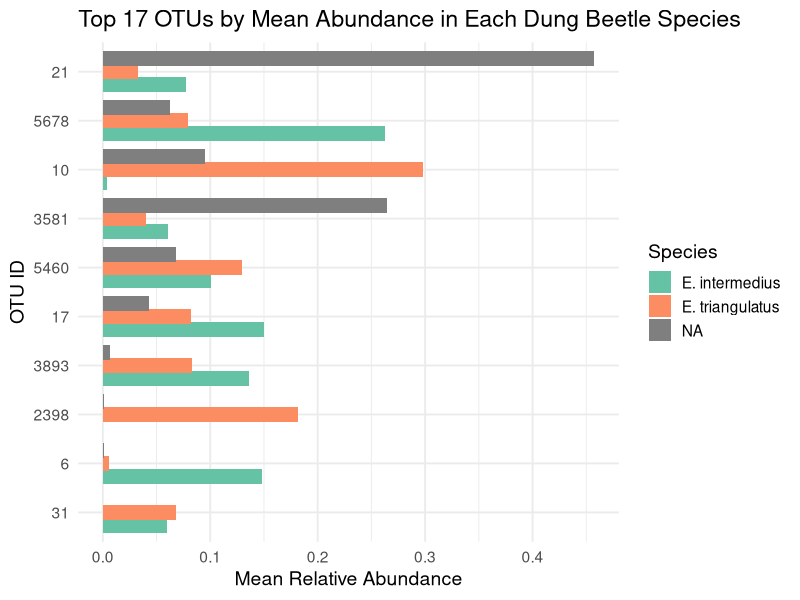
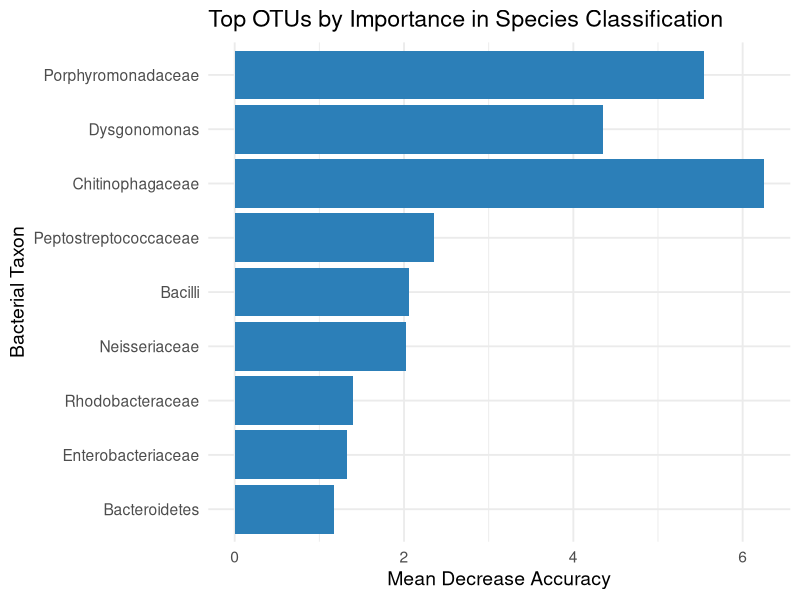
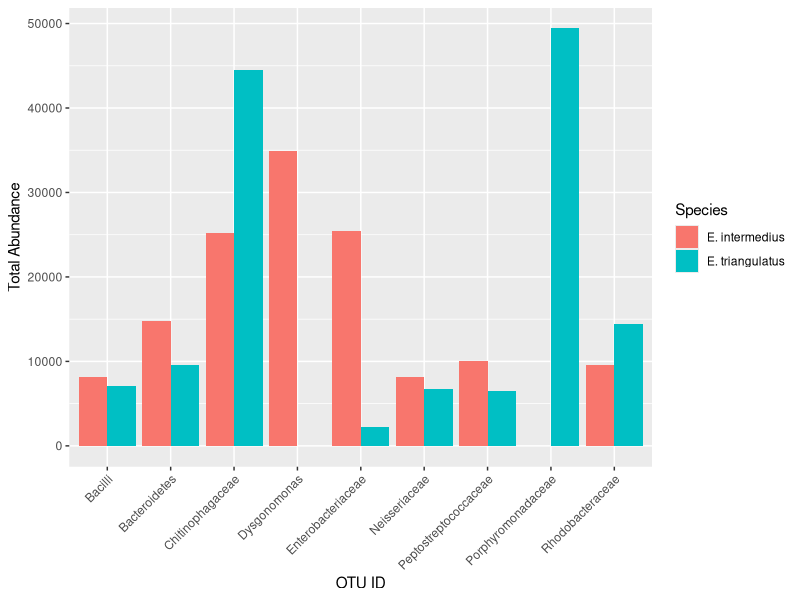

Recreate these plots in R, in order. (Note: this script raises an error after producing the figures.)
# Version 2 code edited and moved to top

# Libraries used:
library(tidyverse)
library(stringr)
library(purrr)

# Step 1: Load your data
otu_table <- read_csv("otu_table.csv")
top10 <- read_csv("./Random Forest/top_10.csv")
mapping <- read_tsv("mapping.txt", comment = "#", 
                    col_names = c("SampleID", "BarcodeSequence", "LinkerPrimerSequence", "Description"))

# Step 2: Extract numeric OTU IDs from top 17
top10 <- top10 %>%
  mutate(OTU_ID = as.numeric(str_extract(`...1`, "\\d+$")))

# Step 3: Subset OTU table to top 17 and remove taxonomy column
top_otus <- otu_table %>%
  filter(OTU_ID %in% top10$OTU_ID) %>%
  select(-`Consensus Lineage`)

# Step 4: Convert OTU counts to relative abundance per sample
otu_rel_abund <- top_otus %>%
  column_to_rownames("OTU_ID") %>%
  mutate(across(everything(), as.numeric)) %>%
  sweep(2, colSums(.), FUN = "/") %>%
  rownames_to_column("OTU_ID") %>%
  pivot_longer(-OTU_ID, names_to = "SampleID", values_to = "RelAbundance") %>%
  mutate(OTU_ID = as.numeric(OTU_ID))

# Step 5: Extract species info from mapping
mapping <- mapping %>%
  mutate(Species = str_extract(Description, "E\\. intermedius|E\\. triangulatus"))

# Step 6: Merge abundance data with species metadata
otu_with_species <- otu_rel_abund %>%
  left_join(mapping %>% select(SampleID, Species), by = "SampleID")

# Step 7: Calculate mean relative abundance by OTU and species
mean_abundance <- otu_with_species %>%
  group_by(OTU_ID, Species) %>%
  summarise(MeanRelAbundance = mean(RelAbundance, na.rm = TRUE), .groups = "drop")

# Step 8: Order OTUs by total abundance for prettier sorting
mean_abundance <- mean_abundance %>%
  group_by(OTU_ID) %>%
  mutate(Total = sum(MeanRelAbundance)) %>%
  ungroup() %>%
  mutate(OTU_ID = fct_reorder(as.factor(OTU_ID), Total))

# Step 9: Final horizontal bar plot
ggplot(mean_abundance, aes(x = OTU_ID, y = MeanRelAbundance, fill = Species)) +
  geom_bar(stat = "identity", position = position_dodge(width = 0.8)) +
  coord_flip() +
  labs(
    x = "OTU ID",
    y = "Mean Relative Abundance",
    title = "Top 17 OTUs by Mean Abundance in Each Dung Beetle Species"
  ) +
  scale_fill_manual(values = c("#66c2a5", "#fc8d62")) +
  theme_minimal(base_size = 14)

##############################################
#old code
# Step 1: Loading the data
top10 <- read_csv("./Random Forest/top_10.csv")
otu_table <- read_csv("otu_table.csv")

# Step 2: Extracting numeric OTU ID from '...1' column
top10 <- top10 %>%
  mutate(OTU_ID = as.numeric(str_extract(`...1`, "\\d+$")))

# Step 3: Joining Consensus Lineage from OTU table
top10_tax <- top10 %>%
  left_join(otu_table %>% select(OTU_ID, `Consensus Lineage`), by = "OTU_ID")

# Step 4: Extracting the most specific available taxonomic label
top10_tax <- top10_tax %>%
  mutate(Taxon_Label = map_chr(`Consensus Lineage`, function(lineage) {
    if (is.na(lineage)) return("Unknown")
    tax_levels <- str_split(lineage, ";")[[1]]
    tax_levels <- rev(tax_levels)  # from specific to general
    cleaned <- str_replace_all(tax_levels, ".*__", "") %>% str_trim()
    specific <- cleaned[!cleaned %in% c("uncultured", "unclassified", "", NA)]
    if (length(specific) > 0) specific[1] else "Unknown"
  })) %>%
  mutate(Taxon_Label = str_replace_all(Taxon_Label, "_", " "))

# Step 5: Creating the plot
ggplot(top10_tax, aes(x = reorder(Taxon_Label, MeanDecreaseAccuracy), y = MeanDecreaseAccuracy)) +
  geom_bar(stat = "identity", fill = "#2c7fb8") +
  coord_flip() +
  labs(
    x = "Bacterial Taxon",
    y = "Mean Decrease Accuracy",
    title = "Top OTUs by Importance in Species Classification"
  ) +
  theme_minimal(base_size = 14)

#2nd barplot (there's 2 versions of it):

# Load libraries
library(tidyverse)

# Step 1: Load your data
otu_table <- read_csv("otu_table.csv")
top10 <- read_csv("./Random Forest/top_10.csv")
mapping <- read_tsv("mapping.txt", comment = "#", 
                    col_names = c("SampleID", "BarcodeSequence", "LinkerPrimerSequence", "Description"))

# Step 2: Extract numeric OTU IDs from the top 17 list
top10 <- top10 %>%
  mutate(OTU_ID = as.numeric(str_extract(`...1`, "\\d+$")))

top10_tax <- top10 %>%
  left_join(otu_table %>% select(1,63), by = "OTU_ID")

# Step 4: Extracting the most specific available taxonomic label
top10_tax <- top10_tax %>%
  mutate(Taxon_Label = map_chr(top10_tax[[7]], function(lineage) {
    if (is.na(lineage)) return("Unknown")
    tax_levels <- str_split(lineage, ";")[[1]]
    tax_levels <- rev(tax_levels)  # from specific to general
    cleaned <- str_replace_all(tax_levels, ".*__", "") %>% str_trim()
    specific <- cleaned[!cleaned %in% c("uncultured", "unclassified", "", NA)]
    if (length(specific) > 0) specific[1] else "Unknown"
  })) %>%
  mutate(Taxon_Label = str_replace_all(Taxon_Label, "_", " "))

# Step 3: Subset OTU table to top 17 OTUs and drop Consensus Lineage
top_otus <- otu_table %>%
  filter(OTU_ID %in% top10$OTU_ID) %>%
  select(-`Consensus Lineage`)

otu_rel_abund <- top_otus %>%
  column_to_rownames("OTU_ID") %>%  # Convert OTU_ID to row names
  mutate(across(everything(), as.numeric)) %>%  # Convert all columns to numeric
  rownames_to_column("OTU_ID") %>%  # Convert row names back to a column
  pivot_longer(-OTU_ID, names_to = "SampleID", values_to = "Abundance") %>%  # Reshape to long format
  mutate(OTU_ID = as.numeric(OTU_ID))  # Convert OTU_ID to numeric
####
# Step 5: Extract species info from mapping file
mapping <- mapping %>%
  mutate(Species = str_extract(Description, "E\\. intermedius|E\\. triangulatus")) %>% 
  filter(!str_detect(Species, "untreated dung"))

# Step 6: Merge abundance data with species metadata
otu_with_species <- otu_rel_abund %>%
  left_join(mapping %>% select(SampleID, Species), by = "SampleID")
####
# Step 7: Calculate mean abundance for each OTU by species
sum_abundance <- otu_with_species %>%
  group_by(OTU_ID, Species) %>%
  summarise(Abundances = sum(Abundance), .groups = "drop")

abundanceData <- sum_abundance %>%
  filter(!is.na(sum_abundance[[2]]))

top10_tax_long <- top10_tax %>%
  pivot_longer(cols = starts_with("Taxon_Label"),  # Assuming Taxon_Label columns start with 'Taxon_Label'
               names_to = "Taxon_Type", 
               values_to = "Taxon_Label") %>%
  select(OTU_ID, Taxon_Label)  # Keep only the relevant columns

final <- abundanceData %>%
  left_join(top10_tax_long %>% select(OTU_ID, Taxon_Label), by = "OTU_ID")

# Step 8: Plot the grouped bar chart
ggplot(final, aes(x = Taxon_Label, y = Abundances, fill = Species)) +
  geom_bar(stat = "identity", position = "dodge") +
  labs(
    x = "OTU ID",
    y = "Total Abundance") + theme(axis.text.x = element_text(angle = 45, hjust = 1))
  scale_fill_manual(values = c("#66c2a5", "#fc8d62")) +
  theme_minimal(base_size = 14)

#Progress?
top10 <- read.csv("./Random Forest/top_10.csv")
otu_table <- read.csv("otu_table.csv", row.names = 1)
mapping <- read_tsv("mapping.txt", comment = "#", 
                    col_names = c("SampleID", "BarcodeSequence", "LinkerPrimerSequence", "Description"))

mapping <- mapping %>%
  mutate(Species = str_extract(Description, "E\\. intermedius|E\\. triangulatus"))

# Step 2: Extracting numeric OTU ID from 'X' column
top10 <- top10 %>%
  mutate(OTU_ID = as.numeric(str_extract(`X`, "\\d+$")))

# Step 3: Joining Consensus Lineage from OTU table
top10_tax <- top10 %>%
  left_join(otu_table %>% select(1,63), by = "OTU_ID")

# Step 4: Extracting the most specific available taxonomic label
top10_tax <- top10_tax %>%
  mutate(Taxon_Label = map_chr(top10_tax[[7]], function(lineage) {
    if (is.na(lineage)) return("Unknown")
    tax_levels <- str_split(lineage, ";")[[1]]
    tax_levels <- rev(tax_levels)  # from specific to general
    cleaned <- str_replace_all(tax_levels, ".*__", "") %>% str_trim()
    specific <- cleaned[!cleaned %in% c("uncultured", "unclassified", "", NA)]
    if (length(specific) > 0) specific[1] else "Unknown"
  })) %>%
  mutate(Taxon_Label = str_replace_all(Taxon_Label, "_", " "))

top10_tax <- top10_tax %>%
  left_join(mapping %>% select(Species), by = "OTU_ID")

#changed otu ids to rows so now this wont work
top_otus <- otu_table %>%
  filter(OTU_ID %in% top10$OTU_ID) %>%
  select(-62)

top_otus$sum_abundance <- apply(top_otus[, -1], 1, sum, na.rm = TRUE)
print(top_otus[ ,63])

top_otus <- top_otus[, -c(2:62)]

New<- as.data.frame(t(otu_table))
col_names <- paste("X.OTU.ID.", colnames(New), sep="")
colnames(New) <- col_names
New$SampleID <- rownames(New)
merged<- cbind(, mapping)

top10_tax <- top10_tax %>%
  select(OTU_ID, everything())

top10_tax <- top10_tax %>%
  arrange(OTU_ID)

top_otus<- top_otus %>%
  left_join(top10_tax %>% select(Taxon_Label), by = "OTU_ID")

bound<- cbind(top_otus, top10_tax)

otu_table2<- otu_table[, -ncol(otu_table)]

otu_table2<- as.data.frame(t(otu_table))
col_names <- paste("OTU_ID", colnames(otu_table2), sep="")
colnames(otu_table2) <- col_names
otu_table2$SampleID <- rownames(otu_table2)


# Load the tibble package
library(tibble)
library(dplyr)

otu_with_species <- OTUnew %>%
  left_join(mapping %>% select(SampleID, Species), by = "SampleID") %>% 
  filter(!str_detect(Species, "untreated dung"))

ggplot(OTUnew, aes(x = OTU_ID, y = MeanRelAbundance, fill = Species)) +
  geom_bar(stat = "identity", position = position_dodge(width = 0.8)) +
  coord_flip() +
  labs(
    x = "OTU ID",
    y = "Mean Relative Abundance",
    title = "Top 17 OTUs by Mean Abundance in Each Dung Beetle Species"
  ) +
  scale_fill_manual(values = c("#66c2a5", "#fc8d62")) +
  theme_minimal(base_size = 14)
